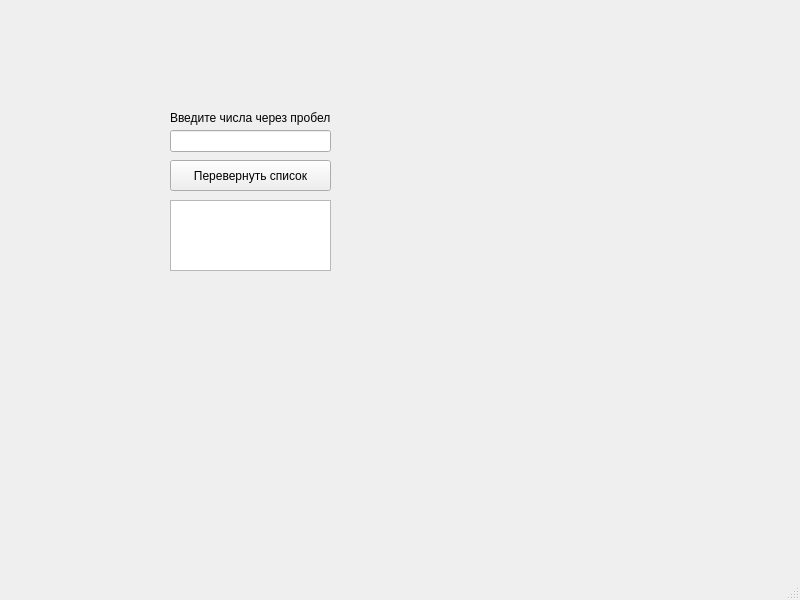
<?xml version="1.0" encoding="UTF-8"?>
<ui version="4.0">
 <class>MainWindow</class>
 <widget class="QMainWindow" name="MainWindow">
  <property name="geometry">
   <rect>
    <x>0</x>
    <y>0</y>
    <width>800</width>
    <height>600</height>
   </rect>
  </property>
  <property name="windowTitle">
   <string>MainWindow</string>
  </property>
  <widget class="QWidget" name="centralwidget">
   <widget class="QLabel" name="label">
    <property name="geometry">
     <rect>
      <x>170</x>
      <y>110</y>
      <width>161</width>
      <height>16</height>
     </rect>
    </property>
    <property name="text">
     <string>Введите числа через пробел</string>
    </property>
   </widget>
   <widget class="QLineEdit" name="lineEdit">
    <property name="geometry">
     <rect>
      <x>170</x>
      <y>130</y>
      <width>161</width>
      <height>22</height>
     </rect>
    </property>
    <property name="text">
     <string/>
    </property>
   </widget>
   <widget class="QPushButton" name="pushButton">
    <property name="geometry">
     <rect>
      <x>170</x>
      <y>160</y>
      <width>161</width>
      <height>31</height>
     </rect>
    </property>
    <property name="text">
     <string>Перевернуть список</string>
    </property>
   </widget>
   <widget class="QTextEdit" name="textEdit">
    <property name="geometry">
     <rect>
      <x>170</x>
      <y>200</y>
      <width>161</width>
      <height>71</height>
     </rect>
    </property>
   </widget>
  </widget>
  <widget class="QMenuBar" name="menubar">
   <property name="geometry">
    <rect>
     <x>0</x>
     <y>0</y>
     <width>800</width>
     <height>22</height>
    </rect>
   </property>
  </widget>
  <widget class="QStatusBar" name="statusbar"/>
 </widget>
 <resources/>
 <connections/>
</ui>
